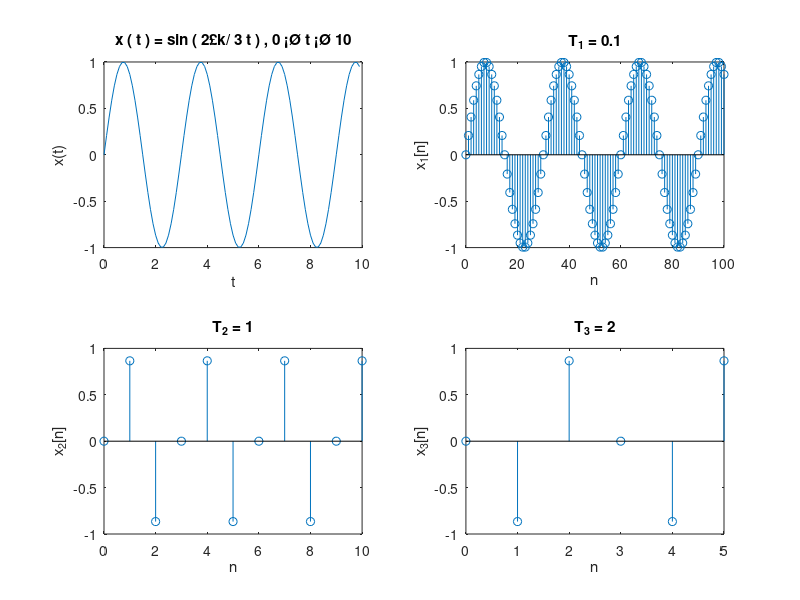

This figure's MATLAB source:
clear; clc;

T = 10;
t = 0:0.1:T-0.1; y = sin(2*pi/3*t);
subplot(2,2,1); plot(t,y); title('x ( t ) = sin ( 2£k/ 3 t ) , 0 ¡Ø t ¡Ø 10'); xlabel('t');   ylabel('x(t)');

T1 = 0.1; n = 0:T/T1; y = sin(2*pi/3*n*T1);
subplot(2,2,2); stem(n,y); title('T_1 = 0.1');  xlabel('n');   ylabel('x_1[n]'); axis([0 100 -1 1])% T = 0.1

T2 = 1; n = 0:T/T2; y = sin(2*pi/3*n*T2);
subplot(2,2,3); stem(n,y); title('T_2 = 1');  xlabel('n');   ylabel('x_2[n]');   axis([0 10 -1 1])% T = 1

T3 = 2; n = 0:T/T3; y = sin(2*pi/3*n*T3);
subplot(2,2,4); stem(n,y); title('T_3 = 2');  xlabel('n');   ylabel('x_3[n]');   % T = 2
